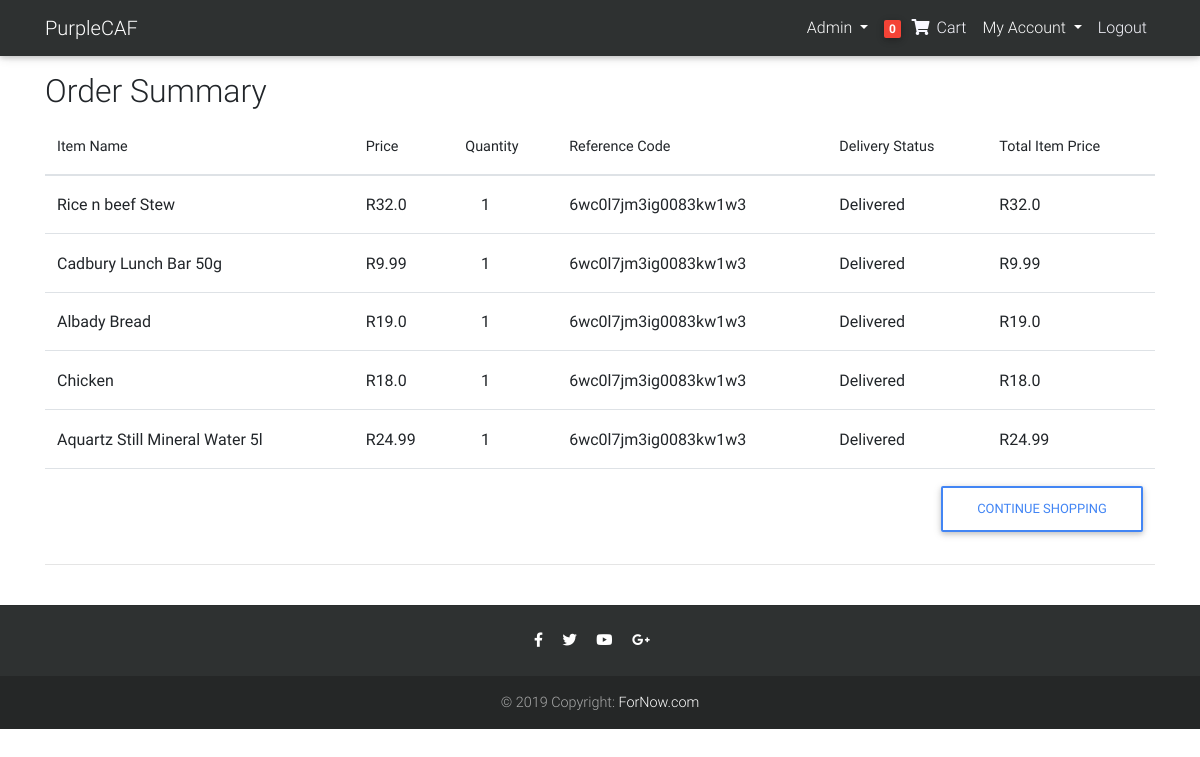
The app's page /profile/ (signed in), older data.
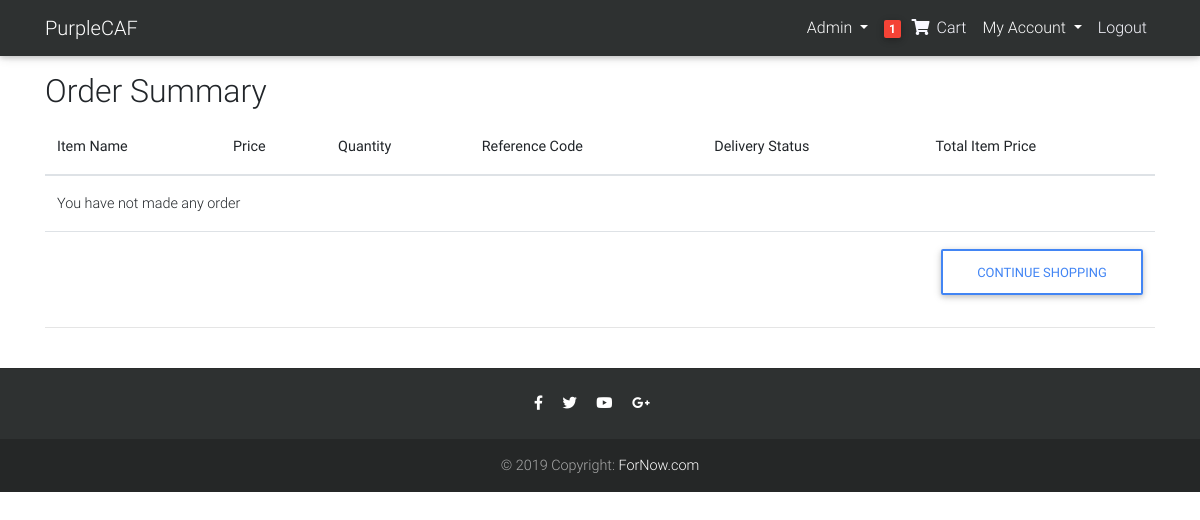
The same page, newer data.
### core/models.py (models this page shows, shortened)
class OrderItem(models.Model):
    user = models.ForeignKey(User, on_delete=models.CASCADE)
    item = models.ForeignKey(Item, on_delete=models.CASCADE)
    quantity = models.IntegerField(default=1)
    ordered = models.BooleanField(default=False)
    def get_total_item_price(self):
        return self.quantity * self.item.price

class Item(models.Model):
    title = models.CharField(max_length=100)
    price = models.FloatField()
    discount_price = models.FloatField(blank=True, null=True)
    category = models.CharField(choices=CATEGORY_CHOICES, max_length=2)
    available = models.BooleanField(default=True)
    slug = models.SlugField(unique=True, null = True, blank = True)
    description = models.TextField()

class Order(models.Model):
    user = models.ForeignKey(User, on_delete=models.CASCADE)
    ref_code = models.CharField(max_length=20, blank=True, null=True)
    item = models.ManyToManyField(OrderItem)
    start_date = models.DateTimeField(auto_now_add=True)
    ordered_date = models.DateTimeField()
    ordered = models.BooleanField(default=False)
    shipping_address = models.ForeignKey(
        'Address', related_name='shipping_address', on_delete=models.SET_NULL, blank=True, null=True)
    payment = models.ForeignKey(
        'Payment', on_delete=models.SET_NULL, blank=True, null=True)
    delivery_option = models.CharField(max_length=2, choices=DELIVERY_CHOICE, blank=True, null=True)
    being_delivered = models.BooleanField(default=False)
    received = models.BooleanField(default=False)
    student_number = models.CharField(max_length=8, blank=True, null=True)
    service_charge = models.IntegerField(default=0)

### core/views.py (the view)
# urls.py: path('profile/', ProfileSummaryView.as_view(), name='profile'),
class ProfileSummaryView(LoginRequiredMixin, View):
    def get(self, *args, **kwargs):
        order_item = []
        order = Order.objects.filter(user__exact=self.request.user, ordered=True)
        for order in order.all():
            for item in order.item.all():
                order_item.append(item)
        context = {
            'order': Order.objects.filter(user__exact=self.request.user, ordered=True).all(),
            'obejct': order_item,
        }
        return render(self.request, 'profile.html', context)

### core/templatetags/cart_template_tags.py (called while the page is built)
@register.filter
def cart_item_count(user):
    if user.is_authenticated:
        qs = Order.objects.filter(user=user, ordered=False)
        if qs.exists():
            return qs[0].item.count()
    return 0

### templates/profile.html (shortened to what this page needs)
{% extends "base.html" %}
{% block content %}
  <main>
    <div class="container">
    <div class="table-responsive text-nowrap">
    <h2>Order Summary</h2>
    <table class="table">
        <thead>
        <tr>
            <th scope="col">Item Name</th>
            <th scope="col">Price</th>
            <th scope="col">Quantity</th>
            <th scope="col">Reference Code</th>
            <th scope="col">Delivery Status</th>
            <th scope="col">Total Item Price</th>
        </tr>
        </thead>
        <tbody>
        {% for ord in order %}
             {% for order_item in ord.item.all %}
            <tr>
                <td style="font-size:1rem; font-weight:400;">{{ order_item.item.title }}</td>
                <td style="font-size:1rem; font-weight:400;">R{{ order_item.item.price }}</td>
                <td style="font-size:1rem; font-weight:400;">
                    &nbsp;&nbsp;&nbsp;&nbsp;{{ order_item.quantity }}
                </td>
                <td style="font-size:1rem; font-weight:400;">{{ord.ref_code}}</td>
                {%if ord.being_delivered and ord.received %}
                <td style="font-size:1rem; font-weight:400;">Delivered</td>
                {% elif ord.received %}
                <td style="font-size:1rem; font-weight:400;">Delivered</td>
                {% elif ord.being_delivered and ord.received is False %}
                <td style="font-size:1rem; font-weight:400;">En Route</td>
                {%else%}
                <td style="font-size:1rem; font-weight:400;">Still In The Caf</td>
                {%endif%}
                <td style="font-size:1rem; font-weight:400;">
                {% if order_item.item.discount_price %}
                    R{{ order_item.get_total_discount_item_price }}
                    <span class="badge badge-primary">Saved R{{ order_item.get_amount_saved }}</span>
                {% else %}
                    R{{ order_item.get_total_item_price }}
                {% endif %}
                </td>
            </tr>
            {% endfor %}
        {% empty %}
        <tr>
            <td colspan='7'>You have not made any order</td>
        </tr>
        <tr>
            <td colspan="7">
            <a class='btn btn-outline-primary float-right' href='/'>Continue shopping</a>
            </td>
        </tr>
        {% endfor %}
        {% if order %}
        <tr>
            <td colspan="7">
            <a class='btn btn-outline-primary float-right' href='/'>Continue shopping</a>
            </td>
        </tr>
        {%endif%}
        </tbody>
    </table>
        <hr>
    </div>
    </div>
  </main>
{% endblock content %}

### templates/navbar.html (shortened to what this page needs)
{% load cart_template_tags %}
<nav style="background-color: #2e3131;" class="navbar navbar-expand-md navbar-dark bg-steel fixed-top">
  <div class="container">
    <a class="navbar-brand" href="/">PurpleCAF</a>
    <div class="collapse navbar-collapse" id="navbarToggle">
      <div class="navbar-nav">
        {% if request.user.is_superuser%}
        <li class="nav-item dropdown">
          <a class="nav-link dropdown-toggle" href="#" id="navbarDropdown" role="button" data-toggle="dropdown" aria-haspopup="true" aria-expanded="false">
            Admin
          </a>
        </li>
        {%endif%}
        {% if request.user.is_authenticated %}
        <li class="nav-item dropdown">
            <a href="{% url 'core:order-summary' %}"class="nav-link waves-effect">
              <span class="badge cart_ red z-depth-1 mr-1"> {{ request.user|cart_item_count }} </span>
              <i style="color: ghostwhite;" class="fas fa-shopping-cart"></i>
              <span style="color: ghostwhite;" class="clearfix d-non d-sm-inline-block"> Cart </span>
            </a>
        </li>
        <li class="nav-item dropdown">
          <a class="nav-link dropdown-toggle" href="#" id="navbarDropdown" role="button" data-toggle="dropdown" aria-haspopup="true" aria-expanded="false">
            My Account
          </a>
        </li>
        <li class="nav-item dropdown">
            <a href="{% url 'account_logout'%}" class="nav-link waves-effect">
              <span style="color: ghostwhite;" class="clearfix d-non d-sm-inline-block"> Logout </span>
            </a>
        </li>
        {% endif %}
      </div>
    </div>
  </div>
</nav>

Row changes from the older to the newer data that the page shows:
removed Order: ref_code "6wc0l7jm3ig0083kw1w3"
removed OrderItem: item "Rice n beef Stew", item.price "32.0", quantity "1", get_total_item_price "32.0"
removed OrderItem: item "Cadbury Lunch Bar 50g", item.price "9.99", quantity "1", get_total_item_price "9.99"
removed OrderItem: item "Albady Bread", item.price "19.0", quantity "1", get_total_item_price "19.0"
removed OrderItem: item "Chicken", item.price "18.0", quantity "1", get_total_item_price "18.0"
removed OrderItem: item "Aquartz Still Mineral Water 5l", item.price "24.99", quantity "1", get_total_item_price "24.99"
Text that changed along with them:
{{ request.user|cart_item_count }}: "0" → "1"
text now shown: "You have not made any order"
